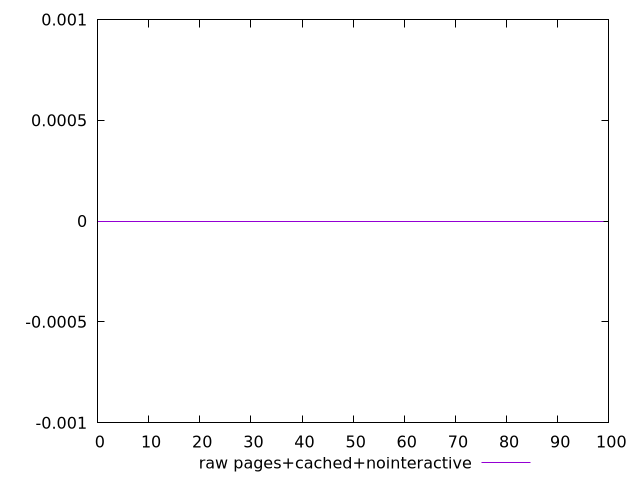

The script that saved this image:
$_rawPagesCachedNointeractive <<EOF
0
0
0
0
0
0
0
0
0
0
0
0
0
0
0
0
0
0
0
0
0
0
0
0
0
0
0
0
0
0
0
0
0
0
0
0
0
0
0
0
0
0
0
0
0
0
0
0
0
0
0
0
0
0
0
0
0
0
0
0
0
0
0
0
0
0
0
0
0
0
0
0
0
0
0
0
0
0
0
0
0
0
0
0
0
0
0
0
0
0
0
0
0
0
0
0
0
0
0
0
EOF
set key outside below
set terminal pngcairo
set output "report_00005_2020-11-02T22-26-11.212Z/duplicated-javascript/pages+cached+nointeractive//raw.png"
set yrange [-0.001:0.001]
plot $_rawPagesCachedNointeractive title "raw pages+cached+nointeractive" with line ,
